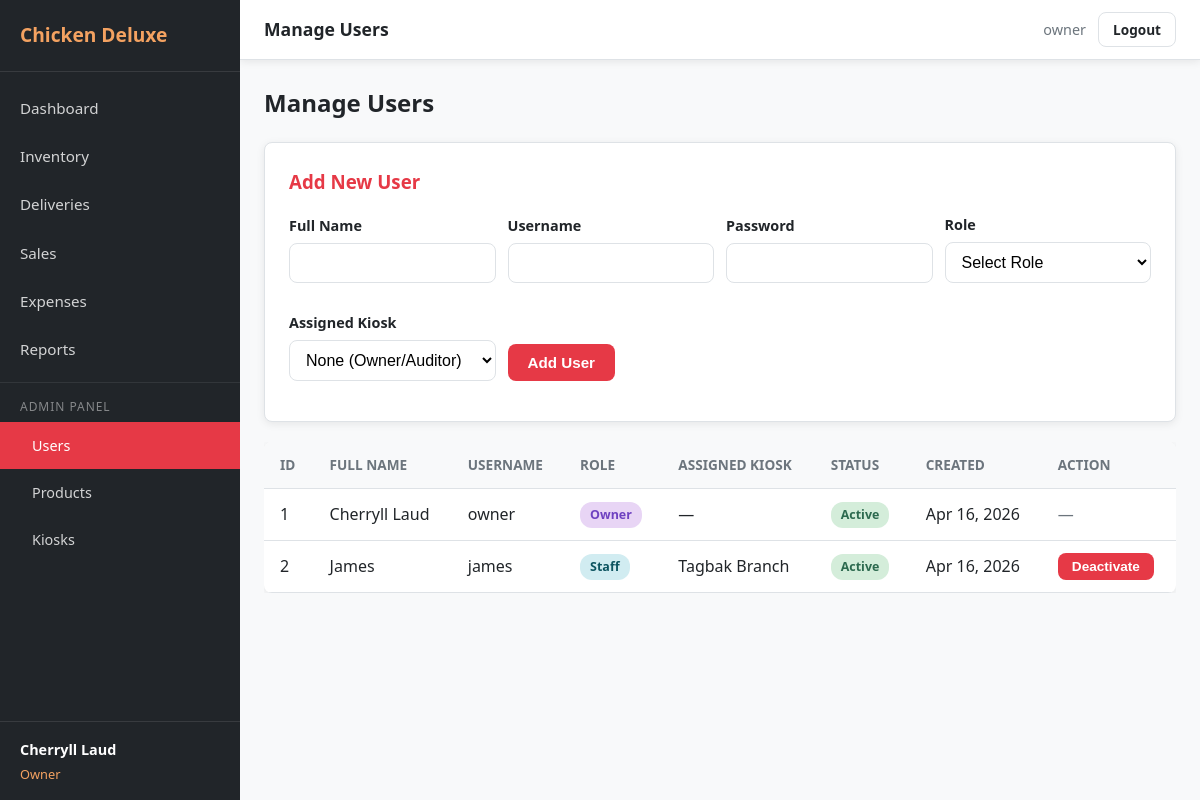
The app's page /admin/users (signed in) with its own data.
### tables this page shows
CREATE TABLE `user` (
  `User_ID` int(11) NOT NULL AUTO_INCREMENT,
  `Role_ID` int(11) NOT NULL,
  `Kiosk_ID` int(11) DEFAULT NULL,
  `Username` varchar(50) NOT NULL,
  `Password` varchar(255) NOT NULL,
  `Full_name` varchar(100) NOT NULL,
  `Active_status` tinyint(1) NOT NULL DEFAULT 1,
  `Created_at` datetime NOT NULL DEFAULT current_timestamp(),
  PRIMARY KEY (`User_ID`),
  UNIQUE KEY `Username` (`Username`),
  KEY `Role_ID` (`Role_ID`),
  KEY `user_ibfk_2` (`Kiosk_ID`),
  CONSTRAINT `user_ibfk_1` FOREIGN KEY (`Role_ID`) REFERENCES `role` (`Role_ID`),
  CONSTRAINT `user_ibfk_2` FOREIGN KEY (`Kiosk_ID`) REFERENCES `kiosk` (`Kiosk_ID`)
);

CREATE TABLE `role` (
  `Role_ID` int(11) NOT NULL AUTO_INCREMENT,
  `Name` varchar(50) NOT NULL,
  PRIMARY KEY (`Role_ID`),
  UNIQUE KEY `Name` (`Name`)
);

CREATE TABLE `kiosk` (
  `Kiosk_ID` int(11) NOT NULL AUTO_INCREMENT,
  `Name` varchar(100) NOT NULL,
  `Location` varchar(255) NOT NULL,
  `Active` tinyint(1) NOT NULL DEFAULT 1,
  `Created_at` datetime NOT NULL DEFAULT current_timestamp(),
  PRIMARY KEY (`Kiosk_ID`)
);

### core/Controller.php (called while the page is built, shortened)
<?php
class Controller
{
    protected function render(string $view, array $data = []): void
    {
        extract($data);
        $viewFile = __DIR__ . '/../views/' . $view . '.php';
        require $viewFile;
        require __DIR__ . '/../views/layouts/main.php';
    }
}

### controllers/AdminController.php (called while the page is built, shortened)
<?php
class AdminController extends Controller
{
    private UserModel $userModel;
    private RoleModel $roleModel;
    private KioskModel $kioskModel;
    public function __construct()
    {
        $this->userModel    = new UserModel();
        $this->roleModel    = new RoleModel();
        $this->kioskModel   = new KioskModel();
    }
    public function users(): void
    {
        $data = [
            'page_title' => 'Manage Users',
            'users'      => $this->userModel->getAllActive(),
            'roles'      => $this->roleModel->getAll(),
            'kiosks'     => $this->kioskModel->getActive(),
            'success'    => $_GET['success'] ?? null,
            'error'      => $_GET['error'] ?? null,
        ];
        $this->render('admin/users', $data);
    }
}

### index.php (called while the page is built, shortened)
<?php
require_once __DIR__ . '/core/Database.php';
require_once __DIR__ . '/core/Model.php';
require_once __DIR__ . '/core/Controller.php';
require_once __DIR__ . '/core/Auth.php';
$router = new Router();
$router->get('/login',    'AuthController', 'showLogin');
$router->post('/login',   'AuthController', 'handleLogin');
$router->get('/logout',   'AuthController', 'logout');
$router->get('/',          'DashboardController', 'index');
$router->get('/dashboard', 'DashboardController', 'index');
$router->get('/admin',                'AdminController', 'users');
$router->get('/admin/users',          'AdminController', 'users');
$router->post('/admin/users/create',  'AdminController', 'createUser');
$router->post('/admin/users/deactivate', 'AdminController', 'deactivateUser');
$router->post('/admin/users/activate',   'AdminController', 'activateUser');
$router->get('/admin/products',          'AdminController', 'products');
$router->post('/admin/products/create',  'AdminController', 'createProduct');
$router->post('/admin/products/update',  'AdminController', 'updateProduct');
$router->get('/admin/kiosks',            'AdminController', 'kiosks');
$router->post('/admin/kiosks/create',    'AdminController', 'createKiosk');
$router->post('/admin/kiosks/update',    'AdminController', 'updateKiosk');
$router->get('/admin/audit-log',         'AdminController', 'auditLog');
$router->get('/inventory',        'InventoryController', 'index');
$router->post('/inventory/store', 'InventoryController', 'store');
$router->post('/inventory/unlock', 'InventoryController', 'unlock');
$router->get('/delivery',          'DeliveryController', 'index');
$router->post('/delivery/store',   'DeliveryController', 'store');
$router->post('/delivery/lock',    'DeliveryController', 'lock');
$router->post('/delivery/unlock',  'DeliveryController', 'unlock');
$router->post('/delivery/delete',  'DeliveryController', 'delete');
$router->get('/sales',          'SalesController', 'index');
$router->post('/sales/store',   'SalesController', 'store');
$router->post('/sales/lock',    'SalesController', 'lock');
$router->post('/sales/unlock',  'SalesController', 'unlock');
$router->post('/sales/delete',  'SalesController', 'delete');
$router->get('/expenses',          'ExpenseController', 'index');
$router->post('/expenses/store',   'ExpenseController', 'store');
$router->post('/expenses/lock',    'ExpenseController', 'lock');
$router->post('/expenses/unlock',  'ExpenseController', 'unlock');
$router->post('/expenses/delete',  'ExpenseController', 'delete');
$router->get('/reports',              'ReportController', 'index');
$router->get('/reports/daily',        'ReportController', 'daily');
$router->get('/reports/consolidated', 'ReportController', 'consolidated');
$router->get('/reports/timein',       'ReportController', 'timeIn');
$router->dispatch();

### core/Database.php (called while the page is built, shortened)
<?php
class Database
{
    private static ?Database $instance = null;
    private PDO $slave;
    private function __construct()
    {
        $config = require __DIR__ . '/../config/database.php';
        $masterDsn = sprintf(
            'mysql:host=%s;port=%d;dbname=%s;charset=%s',
            $config['master']['host'],
            $config['master']['port'],
            $config['master']['dbname'],
            $config['master']['charset']
        );
        $slaveDsn = sprintf(
            'mysql:host=%s;port=%d;dbname=%s;charset=%s',
            $config['slave']['host'],
            $config['slave']['port'],
            $config['slave']['dbname'],
            $config['slave']['charset']
        );
        $options = [
            PDO::ATTR_ERRMODE            => PDO::ERRMODE_EXCEPTION,
            PDO::ATTR_DEFAULT_FETCH_MODE => PDO::FETCH_ASSOC,
            PDO::ATTR_EMULATE_PREPARES   => false,
        ];
        $this->slave = new PDO(
            $slaveDsn,
            $config['slave']['username'],
            $config['slave']['password'],
            $options
        );
    }
    public static function getInstance(): Database
    {
        if (self::$instance === null) {
            self::$instance = new self();
        }
        return self::$instance;
    }
    public function read(string $sql, array $params = []): array
    {
        $stmt = $this->slave->prepare($sql);
        $stmt->execute($params);
        return $stmt->fetchAll();
    }
}

### config/database.php (called while the page is built)
<?php
return [
    'master' => [
        'host'     => '127.0.0.1',
        'port'     => 3306,
        'dbname'   => 'chicken_deluxe',
        'username' => 'root',
        'password' => '',
        'charset'  => 'utf8mb4',
    ],
    'slave' => [
        'host'     => '127.0.0.1',
        'port'     => 3307,
        'dbname'   => 'chicken_deluxe',
        'username' => 'root',
        'password' => '',
        'charset'  => 'utf8mb4',
    ],
];

### models/UserModel.php (called while the page is built, shortened)
<?php
class UserModel extends Model
{
    public function getAllActive(): array
    {
        return $this->db->read(
            "SELECT u.*, r.Name AS Role_Name, k.Name AS Kiosk_Name
             FROM User u
             JOIN Role r ON u.Role_ID = r.Role_ID
             LEFT JOIN Kiosk k ON u.Kiosk_ID = k.Kiosk_ID
             WHERE u.Active_status = 1
             ORDER BY u.User_ID"
        );
    }
}

### core/Model.php (called while the page is built, shortened)
<?php
class Model
{
    public function __construct()
    {
        $this->db = Database::getInstance();
    }
}

### core/Auth.php (called while the page is built, shortened)
<?php
class Auth
{
    public static function userId(): ?int
    {
        return $_SESSION['user_id'] ?? null;
    }
}

### views/admin/users.php (the view, shortened to what this page needs)
<section class="admin-users">
    <div class="section-header">
        <h2>Manage Users</h2>
    </div>
    <div class="card form-card">
        <h3>Add New User</h3>
        <form method="POST" action="<?= BASE_URL ?>/admin/users/create" class="form-inline-grid">
            <div class="form-group">
                <label for="full_name">Full Name</label>
                <input type="text" id="full_name" name="full_name" class="form-input" required>
            </div>
            <div class="form-group">
                <label for="username">Username</label>
                <input type="text" id="username" name="username" class="form-input" required>
            </div>
            <div class="form-group">
                <label for="password">Password</label>
                <input type="password" id="password" name="password" class="form-input" required>
            </div>
            <div class="form-group">
                <label for="role_id">Role</label>
                <select id="role_id" name="role_id" class="form-select" required>
                    <option value="">Select Role</option>
                </select>
            </div>
            <div class="form-group">
                <label for="kiosk_id">Assigned Kiosk</label>
                <select id="kiosk_id" name="kiosk_id" class="form-select">
                    <option value="">None (Owner/Auditor)</option>
                </select>
            </div>
            <div class="form-group form-actions">
                <button type="submit" class="btn btn-primary">Add User</button>
            </div>
        </form>
    </div>
    <div class="table-container">
        <table>
            <thead>
                <tr>
                    <th>ID</th>
                    <th>Full Name</th>
                    <th>Username</th>
                    <th>Role</th>
                    <th>Assigned Kiosk</th>
                    <th>Status</th>
                    <th>Created</th>
                    <th>Action</th>
                </tr>
            </thead>
            <tbody>
                <?php if (empty($users)): ?>
                    <tr><td colspan="8" class="text-center">No users found.</td></tr>
                <?php else: ?>
                    <?php foreach ($users as $user): ?>
                        <tr>
                            <td><?= $user['User_ID'] ?></td>
                            <td><?= htmlspecialchars($user['Full_name']) ?></td>
                            <td><?= htmlspecialchars($user['Username']) ?></td>
                            <td><span class="badge badge-<?= strtolower($user['Role_Name']) ?>"><?= htmlspecialchars($user['Role_Name']) ?></span></td>
                            <td><?= htmlspecialchars($user['Kiosk_Name'] ?? '—') ?></td>
                            <td>
                                <span class="badge <?= $user['Active_status'] ? 'badge-active' : 'badge-inactive' ?>">
                                    <?= $user['Active_status'] ? 'Active' : 'Inactive' ?>
                                </span>
                            </td>
                            <td><?= date('M j, Y', strtotime($user['Created_at'])) ?></td>
                            <td>
                                <?php if ($user['User_ID'] !== Auth::userId()): ?>
                                    <form method="POST" action="<?= BASE_URL ?>/admin/users/<?= $user['Active_status'] ? 'deactivate' : 'activate' ?>" class="inline-form">
                                        <button type="submit" class="btn btn-sm <?= $user['Active_status'] ? 'btn-danger' : 'btn-success' ?>"
                                                onclick="return confirm('Are you sure?')">
                                            <?= $user['Active_status'] ? 'Deactivate' : 'Activate' ?>
                                        </button>
                                    </form>
                                <?php else: ?>
                                    <span class="text-light">—</span>
                                <?php endif; ?>
                            </td>
                        </tr>
                    <?php endforeach; ?>
                <?php endif; ?>
            </tbody>
        </table>
    </div>
</section>

### assets/css/style.css (style rules this page uses)
*, *::before, *::after { margin: 0; padding: 0; box-sizing: border-box; }
:root { --primary: #e63946; --primary-dark: #c1121f; --secondary: #457b9d; --accent: #f4a261; --bg: #f8f9fa; --bg-white: #ffffff; --text: #212529; --text-light: #6c757d; --border: #dee2e6; --success: #2d6a4f; --warning: #e9c46a; --error: #e63946; --sidebar-width: 240px; --navbar-height: 60px; --radius: 8px; --shadow: 0 2px 8px rgba(0,0,0,0.08); }
body { font-family: 'Segoe UI', system-ui, -apple-system, sans-serif; background: var(--bg); color: var(--text); line-height: 1.6; }
.form-group { margin-bottom: 16px; }
.form-group label { display: block; margin-bottom: 6px; font-weight: 600; font-size: 0.9rem; }
.form-input { width: 100%; padding: 10px 12px; border: 1px solid var(--border); border-radius: var(--radius); font-size: 1rem; transition: border-color 0.2s; }
.form-select { width: 100%; padding: 10px 12px; border: 1px solid var(--border); border-radius: var(--radius); font-size: 1rem; background: var(--bg-white); }
.btn { display: inline-block; padding: 10px 20px; border: none; border-radius: var(--radius); font-size: 0.95rem; font-weight: 600; cursor: pointer; transition: background 0.2s, transform 0.1s; text-align: center; }
.btn-primary { background: var(--primary); color: #fff; }
.btn-sm { padding: 6px 14px; font-size: 0.85rem; }
.card { background: var(--bg-white); border-radius: var(--radius); padding: 24px; box-shadow: var(--shadow); border: 1px solid var(--border); }
.card h3 { margin-bottom: 8px; color: var(--primary); }
.table-container { overflow-x: auto; }
table { width: 100%; border-collapse: collapse; background: var(--bg-white); border-radius: var(--radius); overflow: hidden; box-shadow: var(--shadow); }
th, td { padding: 12px 16px; text-align: left; border-bottom: 1px solid var(--border); }
th { background: var(--bg); font-weight: 600; font-size: 0.85rem; text-transform: uppercase; color: var(--text-light); }
.badge { display: inline-block; padding: 3px 10px; border-radius: 12px; font-size: 0.78rem; font-weight: 600; }
.badge-active { background: #d4edda; color: var(--success); }
.badge-owner { background: #e8d5f5; color: #6f42c1; }
.badge-staff { background: #d1ecf1; color: #0c5460; }
.btn-danger { background: var(--error); color: #fff; }
.form-card { margin-bottom: 20px; }
.form-card h3 { margin-bottom: 16px; }
.form-inline-grid { display: grid; grid-template-columns: repeat(auto-fill, minmax(200px, 1fr)); gap: 12px; align-items: end; }
.form-actions { display: flex; gap: 8px; align-items: end; }
.inline-form { display: inline; }
.section-header { display: flex; justify-content: space-between; align-items: center; margin-bottom: 20px; flex-wrap: wrap; gap: 8px; }
.section-header h2 { margin: 0; }
.text-light { color: var(--text-light); }
.inline-form { display: inline-block; margin: 0; }

### records on screen
user: User_ID "1", Full_name "Cherryll Laud", Username "owner", Role_ID.Name "Owner", Kiosk_Name "—", Active_status "Active", Created_at "Apr 16, 2026"
user: User_ID "2", Full_name "James", Username "james", Role_ID.Name "Staff", Kiosk_ID.Name "Tagbak Branch", Active_status "Active", Created_at "Apr 16, 2026"

### other values on screen
APP_NAME "Chicken Deluxe"
Auth::fullName() "Cherryll Laud"
ROLE_NAMES[Auth::roleId()] "Owner"
$page_title "Manage Users"
Auth::username() "owner"
